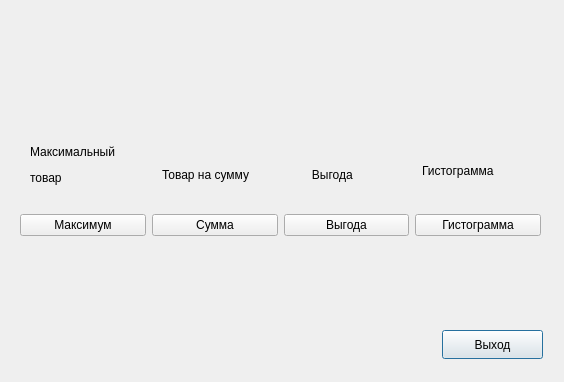
<?xml version="1.0" encoding="UTF-8"?>
<ui version="4.0">
 <class>Other</class>
 <widget class="QDialog" name="Other">
  <property name="geometry">
   <rect>
    <x>0</x>
    <y>0</y>
    <width>564</width>
    <height>382</height>
   </rect>
  </property>
  <property name="windowTitle">
   <string>Dialog</string>
  </property>
  <widget class="QPushButton" name="Exit">
   <property name="geometry">
    <rect>
     <x>442</x>
     <y>330</y>
     <width>101</width>
     <height>29</height>
    </rect>
   </property>
   <property name="text">
    <string>Выход</string>
   </property>
  </widget>
  <widget class="QLabel" name="label">
   <property name="geometry">
    <rect>
     <x>30</x>
     <y>140</y>
     <width>111</width>
     <height>51</height>
    </rect>
   </property>
   <property name="text">
    <string>&lt;html&gt;&lt;head/&gt;&lt;body&gt;&lt;p&gt;Максимальный &lt;/p&gt;&lt;p&gt;товар&lt;/p&gt;&lt;/body&gt;&lt;/html&gt;</string>
   </property>
  </widget>
  <widget class="QLabel" name="label_2">
   <property name="geometry">
    <rect>
     <x>162</x>
     <y>149</y>
     <width>111</width>
     <height>51</height>
    </rect>
   </property>
   <property name="text">
    <string>Товар на сумму</string>
   </property>
  </widget>
  <widget class="QLabel" name="label_3">
   <property name="geometry">
    <rect>
     <x>302</x>
     <y>149</y>
     <width>81</width>
     <height>51</height>
    </rect>
   </property>
   <property name="text">
    <string>   Выгода</string>
   </property>
  </widget>
  <widget class="QLabel" name="label_4">
   <property name="geometry">
    <rect>
     <x>422</x>
     <y>140</y>
     <width>101</width>
     <height>61</height>
    </rect>
   </property>
   <property name="text">
    <string>Гистограмма</string>
   </property>
  </widget>
  <widget class="QWidget" name="layoutWidget">
   <property name="geometry">
    <rect>
     <x>20</x>
     <y>210</y>
     <width>521</width>
     <height>31</height>
    </rect>
   </property>
   <layout class="QHBoxLayout" name="horizontalLayout">
    <item>
     <widget class="QPushButton" name="MaxButton">
      <property name="text">
       <string>Максимум</string>
      </property>
     </widget>
    </item>
    <item>
     <widget class="QPushButton" name="SumButton">
      <property name="text">
       <string>Сумма</string>
      </property>
     </widget>
    </item>
    <item>
     <widget class="QPushButton" name="BenefitButton">
      <property name="text">
       <string>Выгода</string>
      </property>
     </widget>
    </item>
    <item>
     <widget class="QPushButton" name="HistogrammButton">
      <property name="text">
       <string>Гистограмма</string>
      </property>
     </widget>
    </item>
   </layout>
  </widget>
 </widget>
 <resources/>
 <connections>
  <connection>
   <sender>Exit</sender>
   <signal>clicked(bool)</signal>
   <receiver>Other</receiver>
   <slot>close()</slot>
   <hints>
    <hint type="sourcelabel">
     <x>473</x>
     <y>347</y>
    </hint>
    <hint type="destinationlabel">
     <x>281</x>
     <y>190</y>
    </hint>
   </hints>
  </connection>
 </connections>
</ui>
